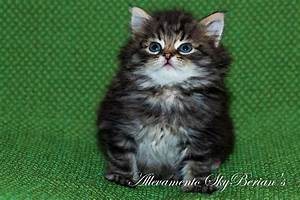
#> input picture data/gatto/cat0.jpg, 300 x 200 px; its folder holds 4 pictures in this run
$ python grayscale.py
#> lines starting #> are read from the running program, lines starting #| are printed output that depends on the picture
import cv2
import os

data_dir = "../data/gatto/"
output_dir = "../data/gray_cat/"

i = 0
for file in os.listdir(data_dir):
    os.rename(data_dir + file, data_dir + "cat" + str(i) + '.jpg')
    i += 1
#> pass 2 of the loop `for file in os.listdir(data_dir):`:
#> pass 3 of the loop `for file in os.listdir(data_dir):`:
#> the loop made 4 passes; the first 3 are shown

for file in os.listdir(data_dir):
    img = cv2.imread(data_dir + file)
#> img is the input picture: shape (200, 300, 3); mean B, G, R 57.6, 95.4, 60.1
    num = file.split('.')[0]
    gray_img = cv2.cvtColor(img, cv2.COLOR_BGR2GRAY)
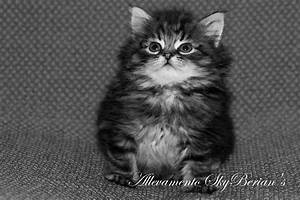
#> gray_img: shape (200, 300); min 0, max 255, mean 80.5
    cv2.imwrite(output_dir + num + '_gray.jpg', gray_img)
#> pass 2 of the loop `for file in os.listdir(data_dir):`:
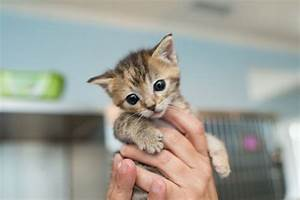
#> input picture data/gatto/cat1.jpg, 300 x 200 px
#> img is the input picture: shape (200, 300, 3); mean B, G, R 151.2, 159.2, 158.6
#> `gray_img = cv2.cvtColor(img, cv2.COLOR_BGR2GRAY)`:
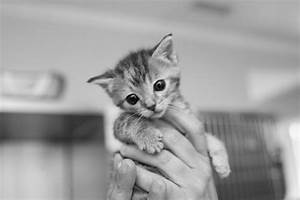
#> gray_img: shape (200, 300); min 0, max 250, mean 158.1
#> pass 3 of the loop `for file in os.listdir(data_dir):`:
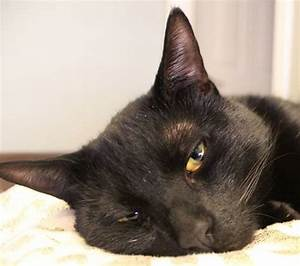
#> input picture data/gatto/cat2.jpg, 300 x 266 px
#> img is the input picture: shape (266, 300, 3); mean B, G, R 134.3, 145, 156.3
#> `gray_img = cv2.cvtColor(img, cv2.COLOR_BGR2GRAY)`:
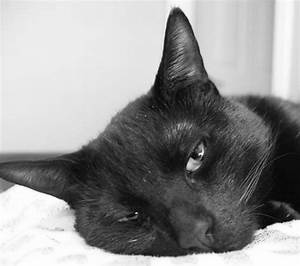
#> gray_img: shape (266, 300); min 0, max 255, mean 147.1
#> the loop made 4 passes; the first 3 are shown

# for file in os.listdir(data_dir):
#     if "gray" in file:
#         os.remove(data_dir + file)
